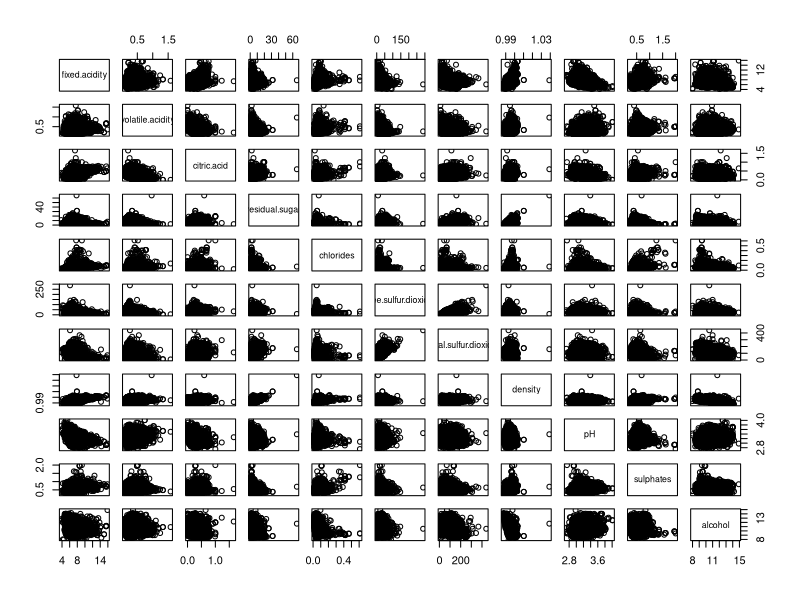
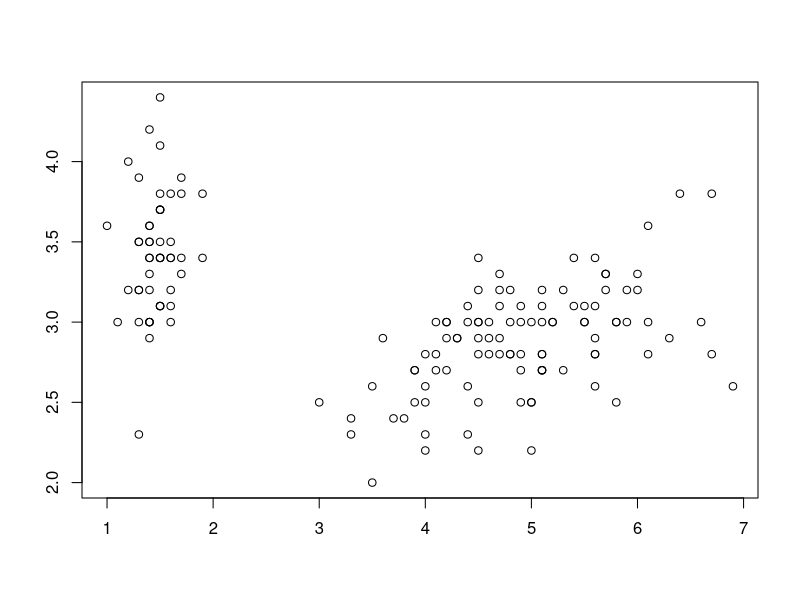
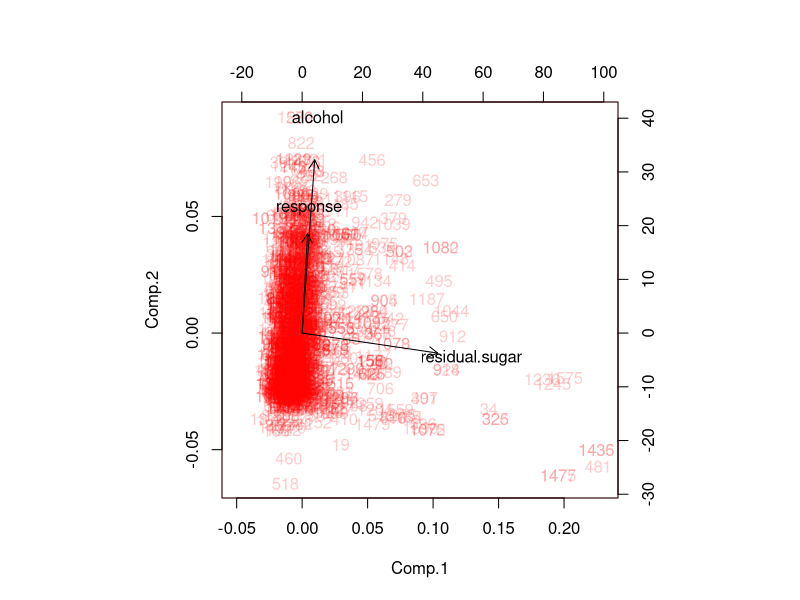
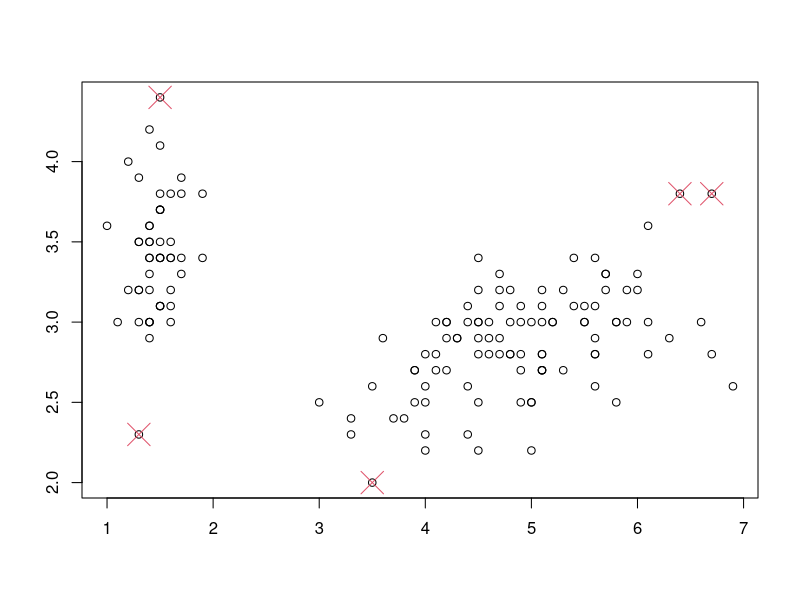
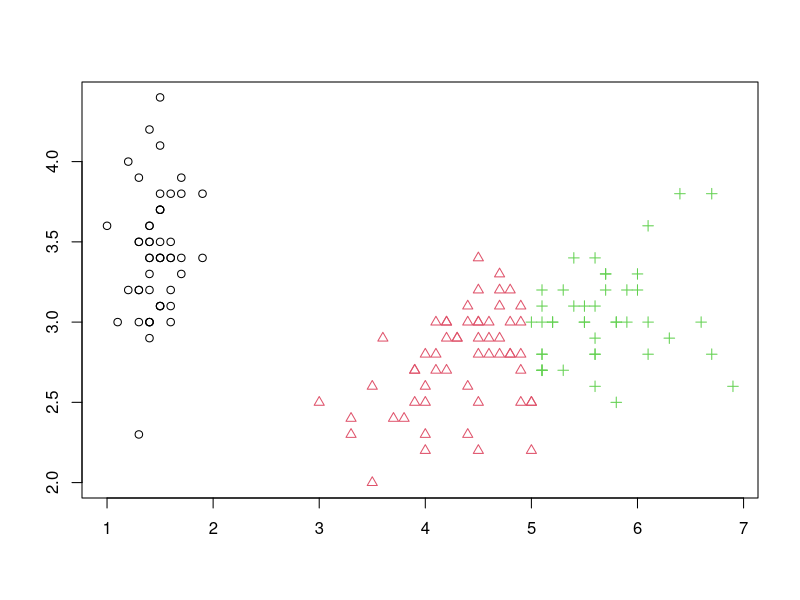
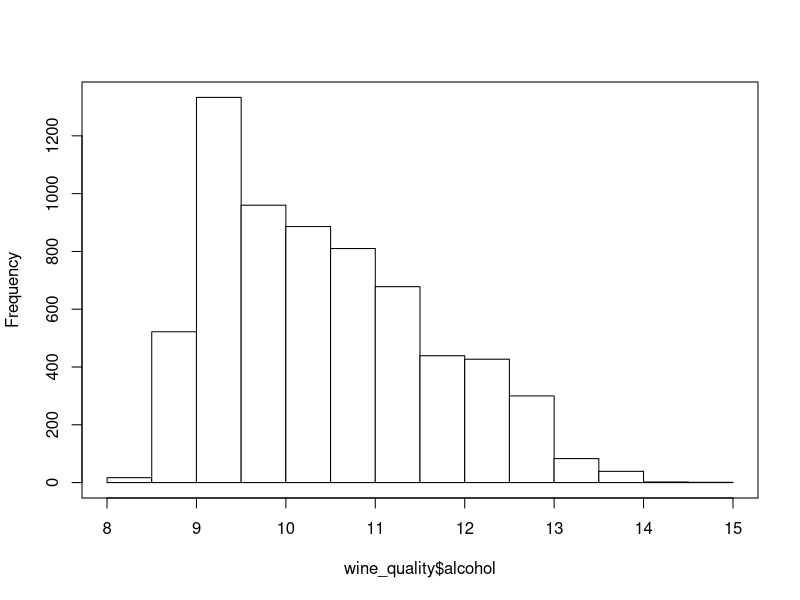
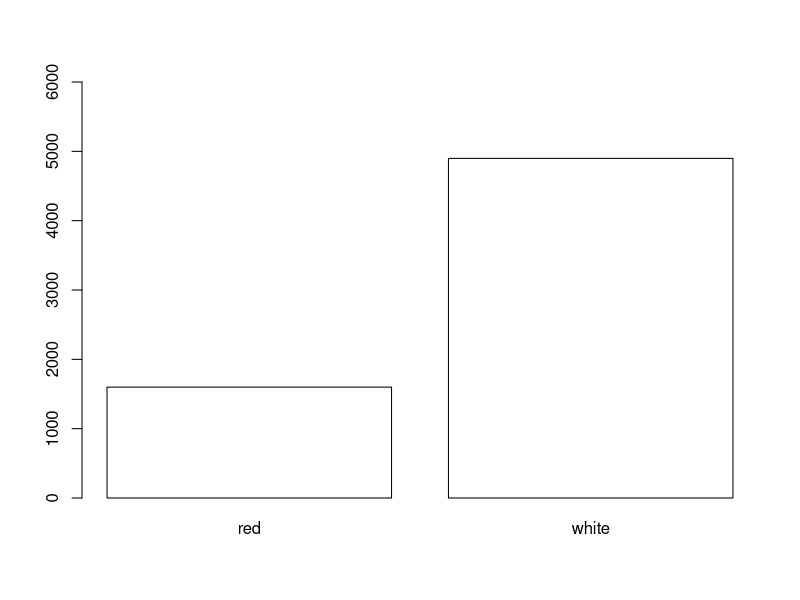
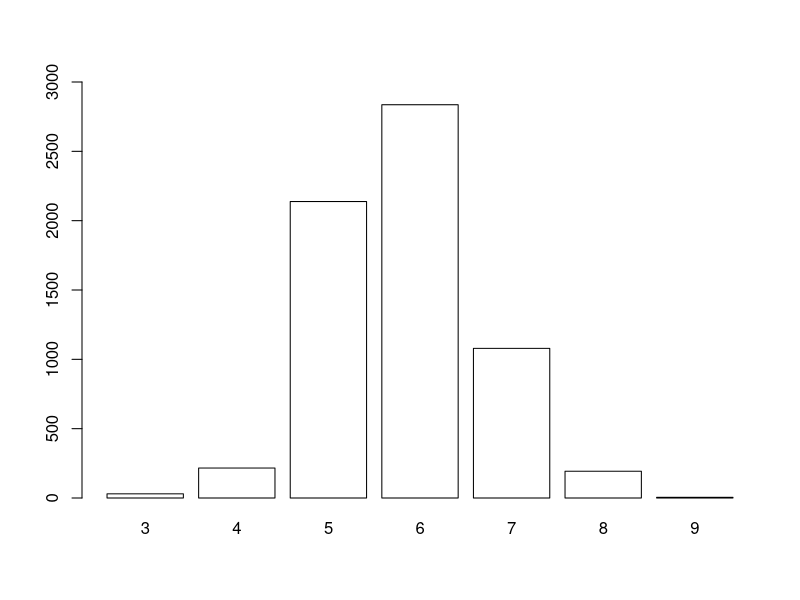

Write the R code that produced these figures, in order.
## ---- chunk 1
wine_quality <- read.csv("datasets/wine_quality_all.csv",
    comment.char="#")
pairs(wine_quality[,1:11])
## ---- chunk 2
X <- iris[1:6, 1:4] # first 6 rows and 4 columns
X         # or: print(X)
dim(X)    # gives n and p
dim(iris) # for the full dataset
## ---- chunk 3
X[3, 2] # 3rd row, 2nd column
## ---- chunk 4
X[3,]
as.numeric(X[3,]) # drops names
## ---- chunk 5
length(X[3,])
## ---- chunk 6
X[,2]
length(X[,2])
## ---- chunk 7
plot(iris[,3], iris[,2], ann=FALSE)
## ---- chunk 8
wine_quality <- read.csv("datasets/wine_quality_all.csv",
    comment.char="#")
red_wines <- wine_quality[wine_quality$color=='red',]
p <- princomp(red_wines[,c(11, 4, 12)])
biplot(p, col=c("#ff000033",1), pch=1, xlim=c(-0.05, 0.23), main=NA)
## ---- chunk 9
plot(iris[,3], iris[,2], ann=FALSE)
idx <- c(61, 42, 16, 118, 132)
points(iris[idx,3], iris[idx,2], cex=3, pch=4, col=2)
## ---- chunk 10
km <- kmeans(iris[,c(3,2)], centers=3, nstart=10)
plot(iris[,3], iris[,2], ann=FALSE,
    col=km$cluster, pch=km$cluster)
## ---- chunk 11
set.seed(123)
# in iris, iris[, 5] gives the Ys
iris[sample(nrow(iris), 3), ]  # three random rows
## ---- chunk 12
set.seed(123)
wine_quality <- read.csv("datasets/wine_quality_all.csv",
    comment.char="#")
wine_quality[1,]
## ---- chunk 13
summary(wine_quality$alcohol) # continuous variable
hist(wine_quality$alcohol, main="", col="white"); box()
## ---- chunk 14
table(wine_quality$color) # binary variable
barplot(table(wine_quality$color), col="white", ylim=c(0, 6000))
## ---- chunk 15
table(wine_quality$response) # ordinal variable
barplot(table(wine_quality$response), col="white", ylim=c(0, 3000))
